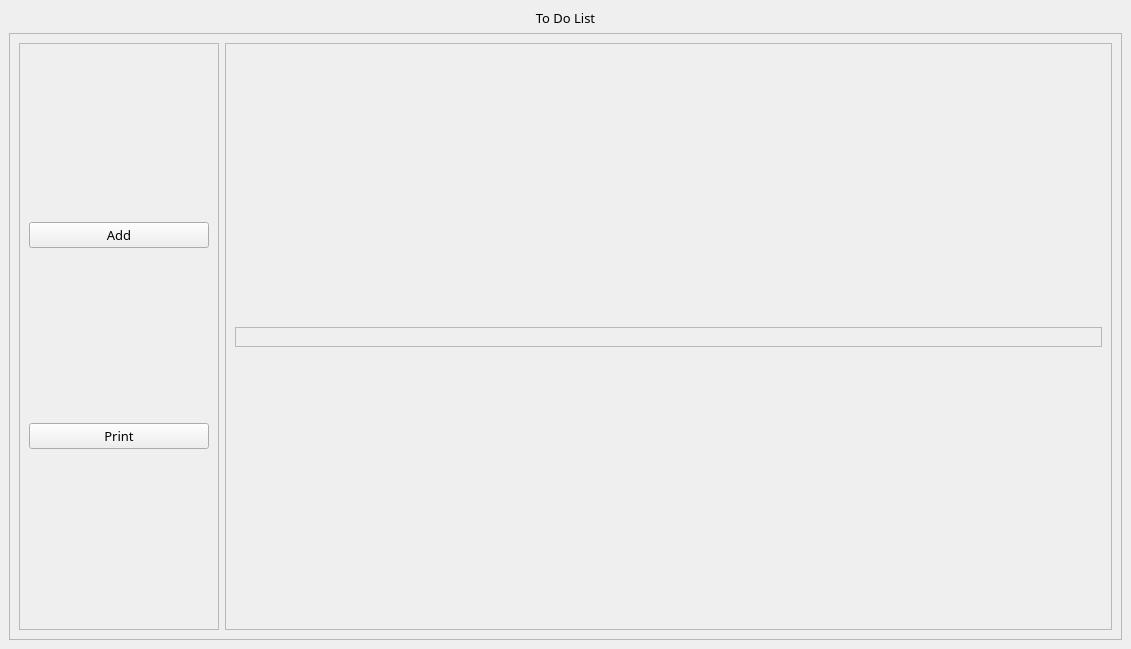
<?xml version="1.0" encoding="UTF-8"?>
<ui version="4.0">
 <class>MainWindow</class>
 <widget class="QMainWindow" name="MainWindow">
  <property name="geometry">
   <rect>
    <x>0</x>
    <y>0</y>
    <width>1131</width>
    <height>649</height>
   </rect>
  </property>
  <property name="windowTitle">
   <string>MainWindow</string>
  </property>
  <property name="styleSheet">
   <string notr="true">font-family: Ubuntu Regular;
font-size: 10pt;</string>
  </property>
  <widget class="QWidget" name="centralwidget">
   <layout class="QVBoxLayout" name="verticalLayout">
    <item>
     <widget class="QLabel" name="label">
      <property name="sizePolicy">
       <sizepolicy hsizetype="Preferred" vsizetype="Maximum">
        <horstretch>0</horstretch>
        <verstretch>0</verstretch>
       </sizepolicy>
      </property>
      <property name="text">
       <string>To Do List</string>
      </property>
      <property name="alignment">
       <set>Qt::AlignCenter</set>
      </property>
     </widget>
    </item>
    <item>
     <widget class="QFrame" name="frame">
      <property name="frameShape">
       <enum>QFrame::StyledPanel</enum>
      </property>
      <property name="frameShadow">
       <enum>QFrame::Raised</enum>
      </property>
      <layout class="QHBoxLayout" name="horizontalLayout">
       <item>
        <widget class="QFrame" name="frame_2">
         <property name="maximumSize">
          <size>
           <width>200</width>
           <height>16777215</height>
          </size>
         </property>
         <property name="frameShape">
          <enum>QFrame::StyledPanel</enum>
         </property>
         <property name="frameShadow">
          <enum>QFrame::Raised</enum>
         </property>
         <layout class="QVBoxLayout" name="verticalLayout_3">
          <item>
           <widget class="QPushButton" name="buttonAdd">
            <property name="text">
             <string>Add</string>
            </property>
           </widget>
          </item>
          <item>
           <widget class="QPushButton" name="buttonPrint">
            <property name="text">
             <string>Print</string>
            </property>
           </widget>
          </item>
         </layout>
        </widget>
       </item>
       <item>
        <widget class="QScrollArea" name="scrollArea">
         <property name="sizePolicy">
          <sizepolicy hsizetype="Preferred" vsizetype="Expanding">
           <horstretch>0</horstretch>
           <verstretch>0</verstretch>
          </sizepolicy>
         </property>
         <property name="horizontalScrollBarPolicy">
          <enum>Qt::ScrollBarAlwaysOff</enum>
         </property>
         <property name="widgetResizable">
          <bool>true</bool>
         </property>
         <widget class="QWidget" name="widget">
          <property name="geometry">
           <rect>
            <x>0</x>
            <y>0</y>
            <width>885</width>
            <height>586</height>
           </rect>
          </property>
          <layout class="QVBoxLayout">
           <item>
            <spacer name="verticalSpacer">
             <property name="orientation">
              <enum>Qt::Vertical</enum>
             </property>
             <property name="sizeHint" stdset="0">
              <size>
               <width>20</width>
               <height>40</height>
              </size>
             </property>
            </spacer>
           </item>
           <item>
            <widget class="QFrame" name="noteFrame">
             <property name="frameShape">
              <enum>QFrame::StyledPanel</enum>
             </property>
             <property name="frameShadow">
              <enum>QFrame::Raised</enum>
             </property>
             <layout class="QVBoxLayout" name="noteLayout"/>
            </widget>
           </item>
           <item>
            <spacer name="verticalSpacer_2">
             <property name="orientation">
              <enum>Qt::Vertical</enum>
             </property>
             <property name="sizeHint" stdset="0">
              <size>
               <width>20</width>
               <height>40</height>
              </size>
             </property>
            </spacer>
           </item>
          </layout>
         </widget>
        </widget>
       </item>
      </layout>
     </widget>
    </item>
   </layout>
  </widget>
 </widget>
 <resources/>
 <connections/>
</ui>
